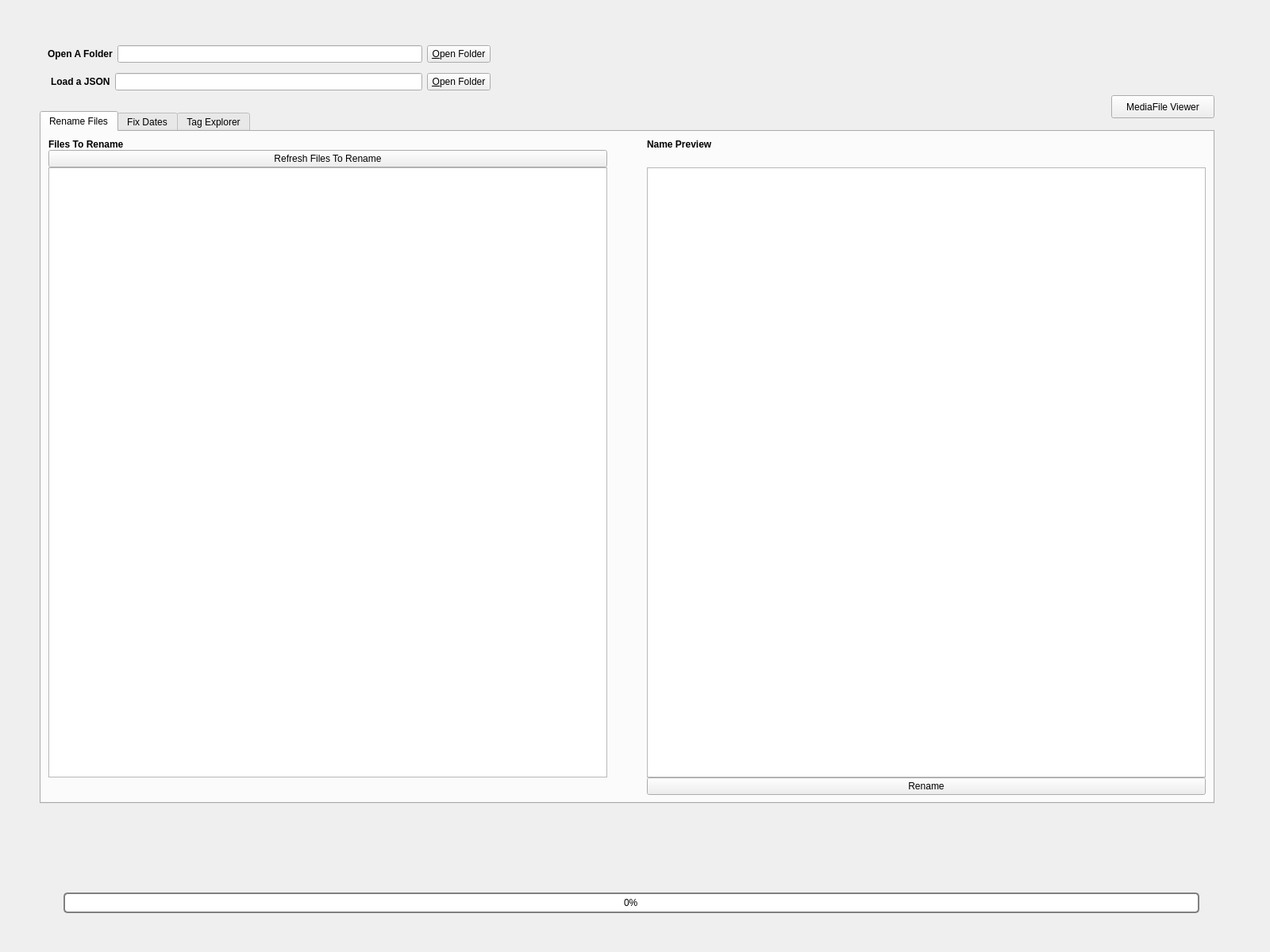
<?xml version="1.0" encoding="UTF-8"?>
<ui version="4.0">
 <class>MainWindow</class>
 <widget class="QWidget" name="MainWindow">
  <property name="geometry">
   <rect>
    <x>0</x>
    <y>0</y>
    <width>1600</width>
    <height>1200</height>
   </rect>
  </property>
  <property name="windowTitle">
   <string>EXIF Renamer</string>
  </property>
  <widget class="QWidget" name="layoutWidget">
   <property name="geometry">
    <rect>
     <x>80</x>
     <y>1090</y>
     <width>1431</width>
     <height>61</height>
    </rect>
   </property>
   <layout class="QVBoxLayout" name="verticalLayout">
    <item>
     <widget class="QLabel" name="progressBarTxt">
      <property name="text">
       <string/>
      </property>
     </widget>
    </item>
    <item>
     <widget class="QProgressBar" name="progressBar">
      <property name="styleSheet">
       <string notr="true">QProgressBar {
    border: 2px solid grey;
    border-radius: 5px;
}

QProgressBar::chunk {
    background-color: #05B8CC;
    width: 20px;
}

QProgressBar {
    border: 2px solid grey;
    border-radius: 5px;
    text-align: center;
}</string>
      </property>
      <property name="value">
       <number>0</number>
      </property>
     </widget>
    </item>
   </layout>
  </widget>
  <widget class="QTabWidget" name="tabWidget">
   <property name="geometry">
    <rect>
     <x>50</x>
     <y>140</y>
     <width>1480</width>
     <height>873</height>
    </rect>
   </property>
   <property name="currentIndex">
    <number>0</number>
   </property>
   <widget class="QWidget" name="Rename">
    <attribute name="title">
     <string>Rename Files</string>
    </attribute>
    <layout class="QVBoxLayout" name="verticalLayout_2">
     <item>
      <layout class="QHBoxLayout" name="horizontalLayout_2"/>
     </item>
     <item>
      <layout class="QGridLayout" name="gridLayout">
       <property name="horizontalSpacing">
        <number>50</number>
       </property>
       <property name="verticalSpacing">
        <number>0</number>
       </property>
       <item row="0" column="0">
        <widget class="QLabel" name="label_2">
         <property name="font">
          <font>
           <bold>true</bold>
          </font>
         </property>
         <property name="text">
          <string>Files To Rename</string>
         </property>
        </widget>
       </item>
       <item row="3" column="1">
        <widget class="QPushButton" name="renameBtn">
         <property name="text">
          <string>Rename</string>
         </property>
        </widget>
       </item>
       <item row="2" column="0">
        <widget class="QListView" name="toRenameList"/>
       </item>
       <item row="1" column="0">
        <widget class="QPushButton" name="refreshFilesToRenameBtn">
         <property name="minimumSize">
          <size>
           <width>130</width>
           <height>0</height>
          </size>
         </property>
         <property name="text">
          <string>Refresh Files To Rename</string>
         </property>
        </widget>
       </item>
       <item row="0" column="1">
        <widget class="QLabel" name="label_3">
         <property name="font">
          <font>
           <bold>true</bold>
          </font>
         </property>
         <property name="text">
          <string>Name Preview</string>
         </property>
        </widget>
       </item>
       <item row="2" column="1">
        <widget class="QListView" name="namePreviewList"/>
       </item>
      </layout>
     </item>
    </layout>
   </widget>
   <widget class="QWidget" name="Fix_Dates">
    <attribute name="title">
     <string>Fix Dates</string>
    </attribute>
    <widget class="QWidget" name="layoutWidget">
     <property name="geometry">
      <rect>
       <x>11</x>
       <y>11</y>
       <width>1411</width>
       <height>829</height>
      </rect>
     </property>
     <layout class="QGridLayout" name="gridLayout_2" columnstretch="7,0,0">
      <item row="2" column="0">
       <widget class="QPushButton" name="setDateBtn">
        <property name="text">
         <string>Update Dates On Files</string>
        </property>
       </widget>
      </item>
      <item row="0" column="0">
       <widget class="QLabel" name="label_5">
        <property name="font">
         <font>
          <bold>true</bold>
         </font>
        </property>
        <property name="text">
         <string>Files Without a Clear Date</string>
        </property>
       </widget>
      </item>
      <item row="1" column="2">
       <widget class="QTableView" name="datesTableView">
        <property name="minimumSize">
         <size>
          <width>400</width>
          <height>0</height>
         </size>
        </property>
        <property name="maximumSize">
         <size>
          <width>16777215</width>
          <height>16777215</height>
         </size>
        </property>
        <attribute name="horizontalHeaderVisible">
         <bool>true</bool>
        </attribute>
       </widget>
      </item>
      <item row="1" column="0">
       <widget class="QTableView" name="toFixDatesTableView"/>
      </item>
      <item row="0" column="2">
       <widget class="QLabel" name="label_6">
        <property name="font">
         <font>
          <bold>true</bold>
         </font>
        </property>
        <property name="text">
         <string>Date Tags in File</string>
        </property>
       </widget>
      </item>
      <item row="2" column="2">
       <layout class="QHBoxLayout" name="horizontalLayout_4">
        <item>
         <widget class="QLabel" name="label_10">
          <property name="text">
           <string>Date Chosen</string>
          </property>
         </widget>
        </item>
        <item>
         <widget class="QLineEdit" name="dateChosenTxt"/>
        </item>
       </layout>
      </item>
     </layout>
    </widget>
   </widget>
   <widget class="QWidget" name="tab">
    <attribute name="title">
     <string>Tag Explorer</string>
    </attribute>
    <layout class="QVBoxLayout" name="verticalLayout_7">
     <item>
      <layout class="QHBoxLayout" name="horizontalLayout_3">
       <item>
        <layout class="QVBoxLayout" name="verticalLayout_4">
         <item>
          <widget class="QLabel" name="label_7">
           <property name="text">
            <string>Tags</string>
           </property>
          </widget>
         </item>
         <item>
          <widget class="QListView" name="tagView"/>
         </item>
        </layout>
       </item>
       <item>
        <layout class="QVBoxLayout" name="verticalLayout_5">
         <item>
          <widget class="QLabel" name="label_8">
           <property name="text">
            <string>Tag Values</string>
           </property>
          </widget>
         </item>
         <item>
          <widget class="QListView" name="valueView"/>
         </item>
        </layout>
       </item>
       <item>
        <layout class="QVBoxLayout" name="verticalLayout_6">
         <item>
          <widget class="QLabel" name="label_9">
           <property name="text">
            <string>File Names</string>
           </property>
          </widget>
         </item>
         <item>
          <widget class="QListView" name="fileView"/>
         </item>
        </layout>
       </item>
      </layout>
     </item>
    </layout>
   </widget>
  </widget>
  <widget class="QPushButton" name="mediaFileViewerBtn">
   <property name="geometry">
    <rect>
     <x>1400</x>
     <y>120</y>
     <width>130</width>
     <height>29</height>
    </rect>
   </property>
   <property name="minimumSize">
    <size>
     <width>130</width>
     <height>0</height>
    </size>
   </property>
   <property name="text">
    <string>MediaFile Viewer</string>
   </property>
  </widget>
  <widget class="QWidget" name="layoutWidget">
   <property name="geometry">
    <rect>
     <x>60</x>
     <y>50</y>
     <width>558</width>
     <height>71</height>
    </rect>
   </property>
   <layout class="QVBoxLayout" name="verticalLayout_3">
    <item>
     <layout class="QHBoxLayout" name="horizontalLayout" stretch="0,0,0">
      <item>
       <widget class="QLabel" name="label">
        <property name="sizePolicy">
         <sizepolicy hsizetype="Fixed" vsizetype="Fixed">
          <horstretch>0</horstretch>
          <verstretch>0</verstretch>
         </sizepolicy>
        </property>
        <property name="font">
         <font>
          <bold>true</bold>
         </font>
        </property>
        <property name="text">
         <string>Open A Folder</string>
        </property>
       </widget>
      </item>
      <item>
       <widget class="QLineEdit" name="currDirTxt">
        <property name="minimumSize">
         <size>
          <width>300</width>
          <height>0</height>
         </size>
        </property>
       </widget>
      </item>
      <item>
       <widget class="QPushButton" name="openFolderBtn">
        <property name="text">
         <string>&amp;Open Folder</string>
        </property>
       </widget>
      </item>
     </layout>
    </item>
    <item>
     <layout class="QHBoxLayout" name="JSONhorizontalLayout" stretch="0,0,0,0">
      <item>
       <spacer name="horizontalSpacer_4">
        <property name="orientation">
         <enum>Qt::Orientation::Horizontal</enum>
        </property>
        <property name="sizeType">
         <enum>QSizePolicy::Policy::Fixed</enum>
        </property>
        <property name="sizeHint" stdset="0">
         <size>
          <width>4</width>
          <height>20</height>
         </size>
        </property>
       </spacer>
      </item>
      <item>
       <widget class="QLabel" name="label_4">
        <property name="sizePolicy">
         <sizepolicy hsizetype="Fixed" vsizetype="Fixed">
          <horstretch>0</horstretch>
          <verstretch>0</verstretch>
         </sizepolicy>
        </property>
        <property name="font">
         <font>
          <bold>true</bold>
         </font>
        </property>
        <property name="text">
         <string>Load a JSON</string>
        </property>
       </widget>
      </item>
      <item>
       <widget class="QLineEdit" name="currJSONTxt">
        <property name="minimumSize">
         <size>
          <width>300</width>
          <height>0</height>
         </size>
        </property>
       </widget>
      </item>
      <item>
       <widget class="QPushButton" name="openJSONBtn">
        <property name="text">
         <string>&amp;Open Folder</string>
        </property>
       </widget>
      </item>
     </layout>
    </item>
   </layout>
  </widget>
 </widget>
 <resources/>
 <connections/>
</ui>
